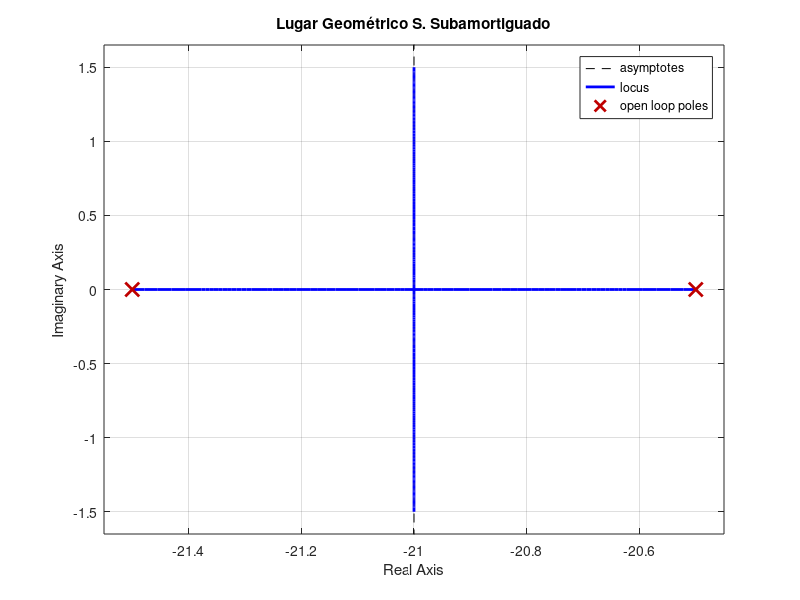

Here is the MATLAB script that generated this plot:
clear, clc;
num = [440.75];
den = [1 42 440.75]; 
sys = tf(num,den);

% Gráficando el LGR de la planta
rlocus(sys);
grid on;
title('Lugar Geométrico S. Subamortiguado');